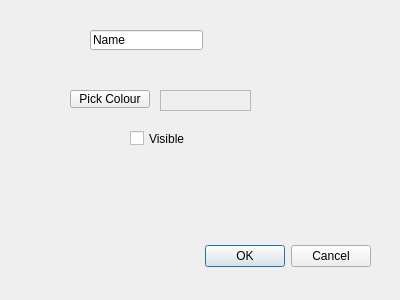
<?xml version="1.0" encoding="UTF-8"?>
<ui version="4.0">
 <class>OptionDialog</class>
 <widget class="QDialog" name="OptionDialog">
  <property name="geometry">
   <rect>
    <x>0</x>
    <y>0</y>
    <width>400</width>
    <height>300</height>
   </rect>
  </property>
  <property name="windowTitle">
   <string>Dialog</string>
  </property>
  <widget class="QDialogButtonBox" name="buttonBox">
   <property name="geometry">
    <rect>
     <x>30</x>
     <y>240</y>
     <width>341</width>
     <height>32</height>
    </rect>
   </property>
   <property name="orientation">
    <enum>Qt::Orientation::Horizontal</enum>
   </property>
   <property name="standardButtons">
    <set>QDialogButtonBox::StandardButton::Cancel|QDialogButtonBox::StandardButton::Ok</set>
   </property>
  </widget>
  <widget class="QLineEdit" name="lineEdit">
   <property name="geometry">
    <rect>
     <x>90</x>
     <y>30</y>
     <width>113</width>
     <height>20</height>
    </rect>
   </property>
   <property name="text">
    <string>Name</string>
   </property>
  </widget>
  <widget class="QCheckBox" name="checkBox">
   <property name="geometry">
    <rect>
     <x>130</x>
     <y>130</y>
     <width>57</width>
     <height>17</height>
    </rect>
   </property>
   <property name="text">
    <string>Visible </string>
   </property>
  </widget>
  <widget class="QPushButton" name="pickColourButton">
   <property name="geometry">
    <rect>
     <x>70</x>
     <y>90</y>
     <width>80</width>
     <height>18</height>
    </rect>
   </property>
   <property name="text">
    <string> Pick Colour </string>
   </property>
  </widget>
  <widget class="QFrame" name="colourPreview">
   <property name="geometry">
    <rect>
     <x>160</x>
     <y>90</y>
     <width>91</width>
     <height>21</height>
    </rect>
   </property>
   <property name="minimumSize">
    <size>
     <width>40</width>
     <height>20</height>
    </size>
   </property>
   <property name="frameShape">
    <enum>QFrame::Shape::StyledPanel</enum>
   </property>
   <property name="frameShadow">
    <enum>QFrame::Shadow::Raised</enum>
   </property>
  </widget>
 </widget>
 <resources/>
 <connections>
  <connection>
   <sender>buttonBox</sender>
   <signal>accepted()</signal>
   <receiver>OptionDialog</receiver>
   <slot>accept()</slot>
   <hints>
    <hint type="sourcelabel">
     <x>248</x>
     <y>254</y>
    </hint>
    <hint type="destinationlabel">
     <x>157</x>
     <y>274</y>
    </hint>
   </hints>
  </connection>
  <connection>
   <sender>buttonBox</sender>
   <signal>rejected()</signal>
   <receiver>OptionDialog</receiver>
   <slot>reject()</slot>
   <hints>
    <hint type="sourcelabel">
     <x>316</x>
     <y>260</y>
    </hint>
    <hint type="destinationlabel">
     <x>286</x>
     <y>274</y>
    </hint>
   </hints>
  </connection>
 </connections>
</ui>
